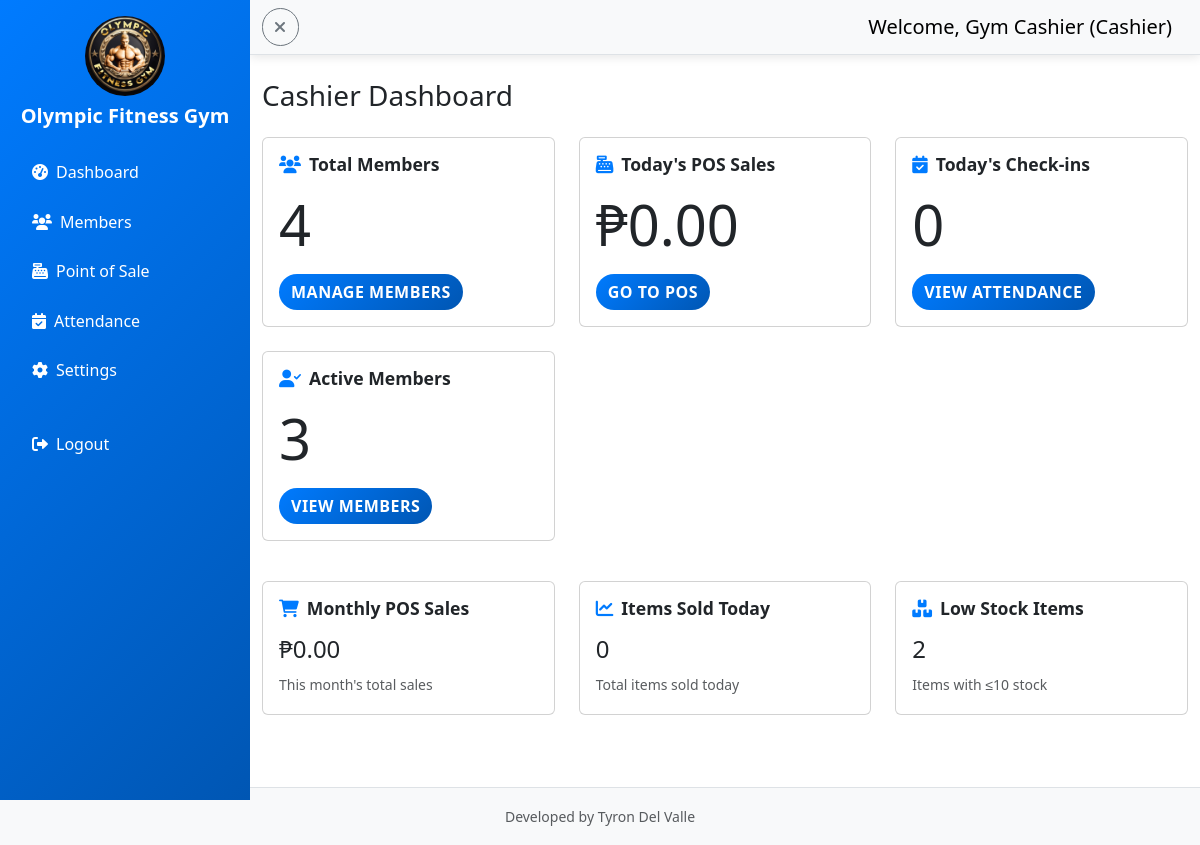
Before: /cashier/dashboard.php (signed in) with the older database file.
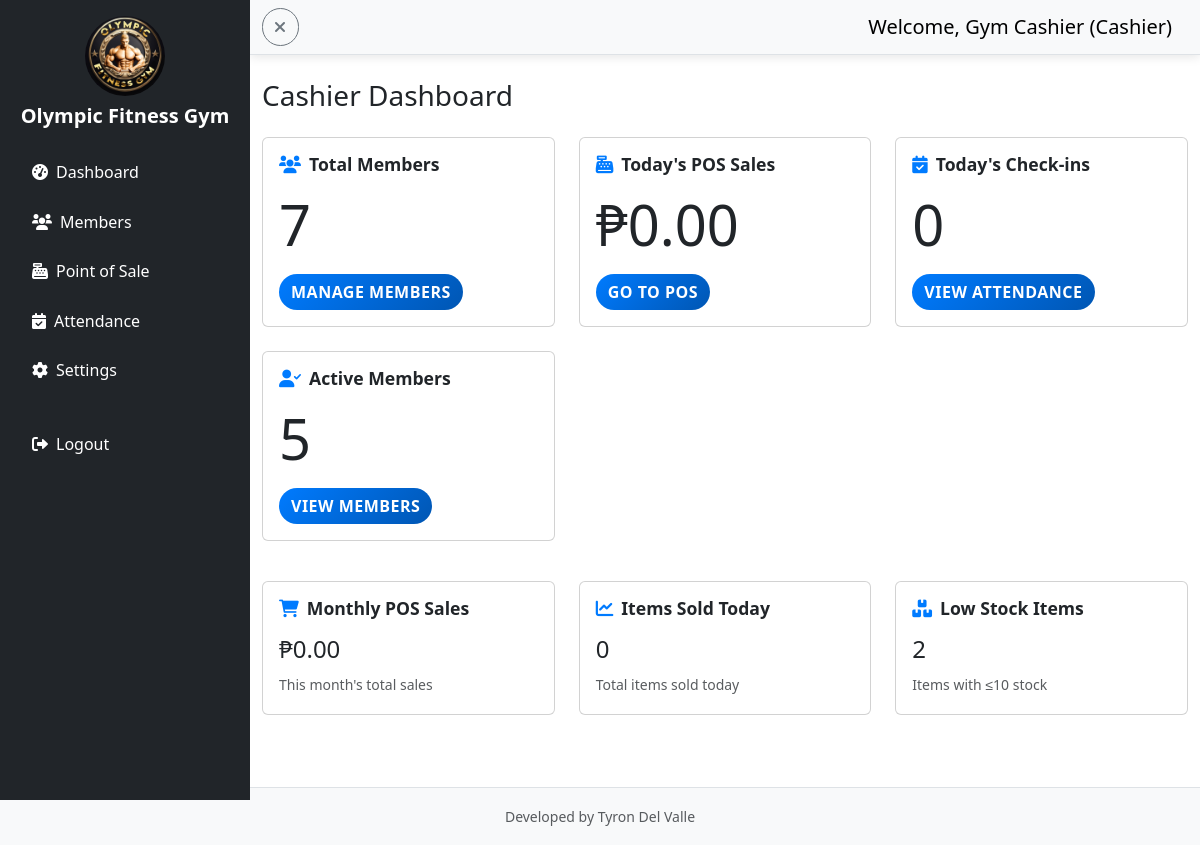
After: the same page with the newer database file.
### cashier/dashboard.php (the view, shortened to what the changed rows need)
<?php
include "../config/db.php";
?>
<!DOCTYPE html>
<html lang="en">
<head>
    <link href="https://cdn.jsdelivr.net/npm/bootstrap@5.3.0/dist/css/bootstrap.min.css" rel="stylesheet">
    <link href="https://cdnjs.cloudflare.com/ajax/libs/font-awesome/6.0.0/css/all.min.css" rel="stylesheet">
    <link href="../assets/style.css?v=20260630f" rel="stylesheet">
</head>
<body>
    <div class="d-flex">
        <div class="flex-grow-1">
            <div class="container-fluid mt-4">
                <div class="row">
                    <div class="col-12">
                        <h1 class="h3 mb-4">Cashier Dashboard</h1>
                        <div class="row">
                            <div class="col-md-4 mb-4">
                                <div class="card">
                                    <div class="card-body">
                                        <h5 class="card-title"><i class="fas fa-users me-2"></i>Total Members</h5>
                                        <p class="card-text display-4"><?php echo $conn->query("SELECT COUNT(*) as count FROM members")->fetch_assoc()['count']; ?></p>
                                        <a href="members.php" class="btn btn-primary">Manage Members</a>
                                    </div>
                                </div>
                            </div>
                            <div class="col-md-4 mb-4">
                                <div class="card">
                                    <div class="card-body">
                                        <h5 class="card-title"><i class="fas fa-user-check me-2"></i>Active Members</h5>
                                        <p class="card-text display-4"><?php echo $conn->query("SELECT COUNT(*) as count FROM members WHERE status = 'ACTIVE'")->fetch_assoc()['count']; ?></p>
                                        <a href="members.php" class="btn btn-primary">View Members</a>
                                    </div>
                                </div>
                            </div>
                        </div>
                    </div>
                </div>
            </div>
        </div>
    </div>
</body>
</html>

Changed rows visible on the page:
changed gym_settings "Olympic Fitness Gym": sidebar_theme "primary" → "dark" (drawn)
Other visible differences:
text no longer shown: "4 3"
text now shown: "7 5"
